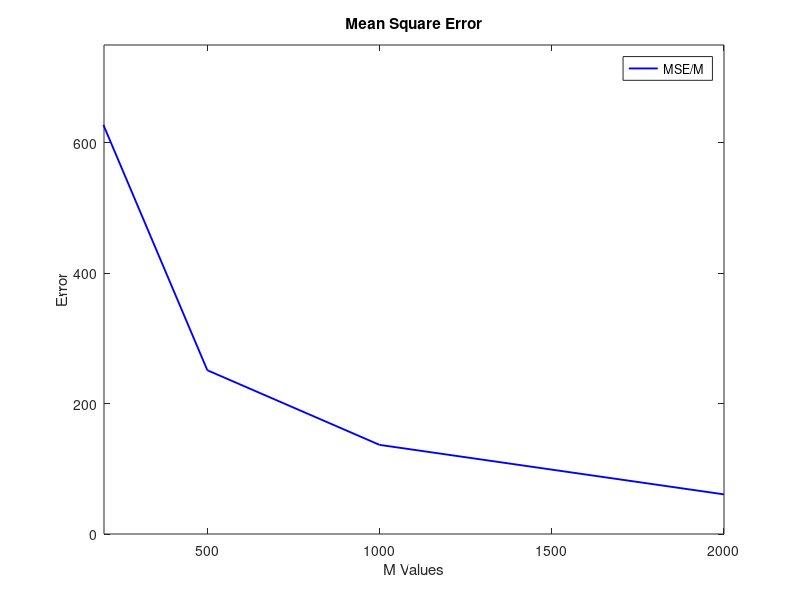
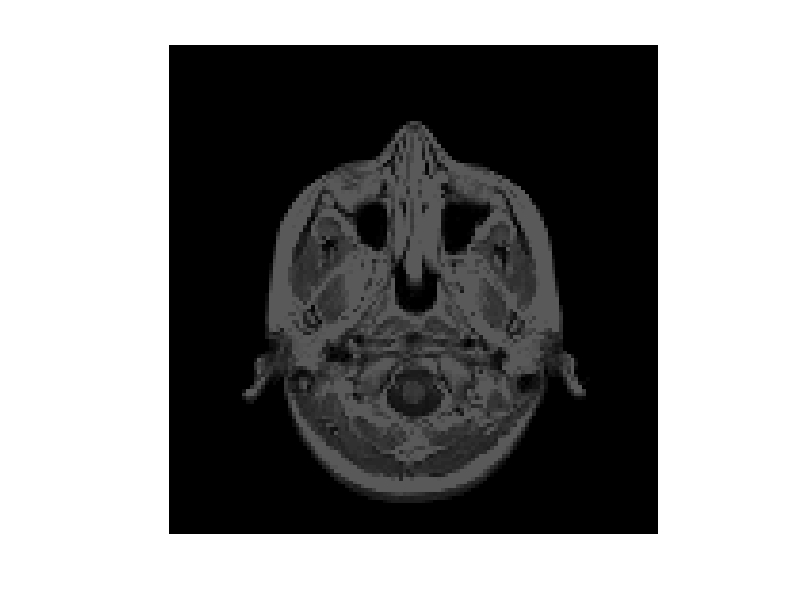
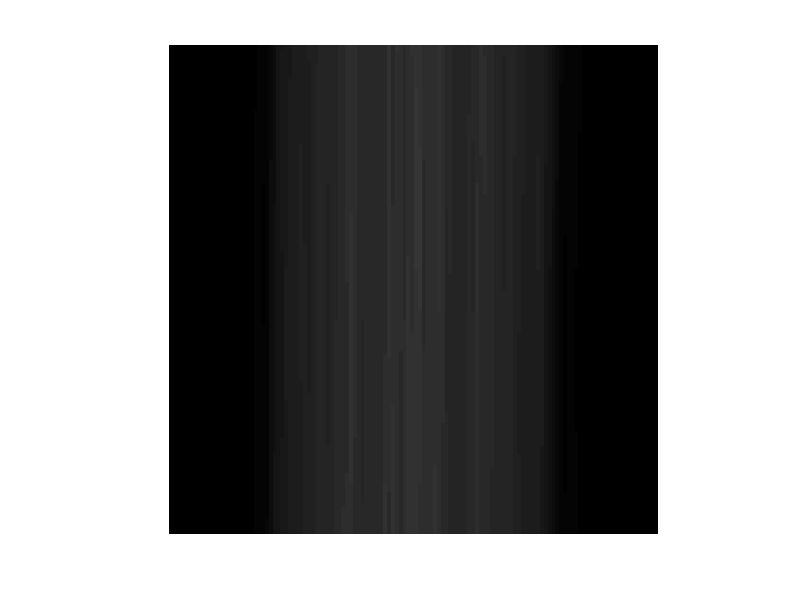
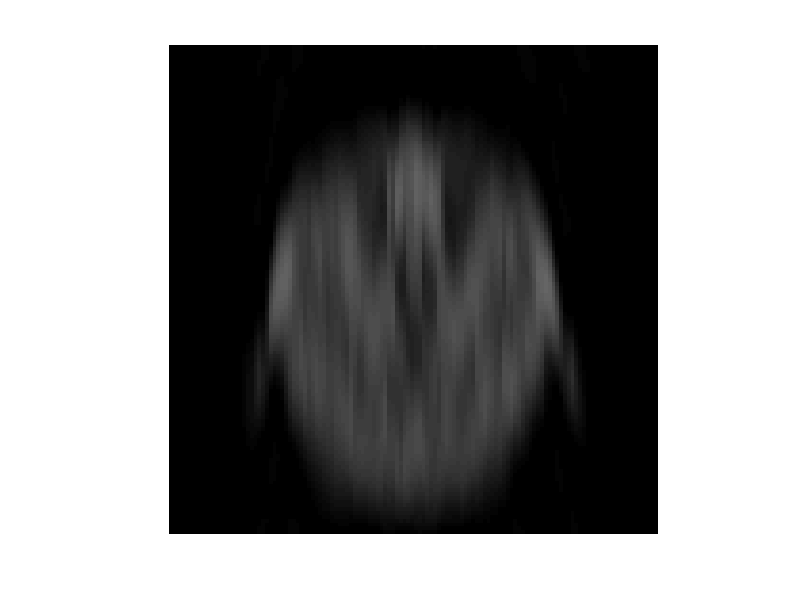

Source code (MATLAB) for these figures, in order:
clear all; clc; close all;

%% Step 1 

load('matrix_Double.mat');

% NewMat = matrix_Double(:)';

NewMat = reshape(matrix_Double,1,[]);

%% Step 2
dt = 1;
T = length(NewMat);
time = 1:dt:T;
w = 2*pi/T;

ck = zeros(1,4001);

for k = 1:length(-2000:2000)
    ck(1,k) = sum(NewMat.*exp(-1i*(k-2001)*(w)*time)*dt);
    ck(1,k) = ck(1,k)/T;
end



%% step 3

k100 = -100:1:100;
k500 = -500:1:500;
k1000 = -1000:1:1000;
k2000 = -2000:1:2000;

X100 = zeros(1,length(k100));
X500 = zeros(1,length(k500));
X1000 = zeros(1,length(k1000));
X2000 = zeros(1,length(k2000));


for t = 1:length(time)
        X100(t) = sum(real(ck(1,2001+k100).*exp(1i*(k100)*w*t)));
        X500(t) = sum(real(ck(1,2001+k500).*exp(1i*(k500)*w*t)));
        X1000(t) = sum(real(ck(1,2001+k1000).*exp(1i*(k1000)*w*t)));
        X2000(t) = sum(real(ck(1,2001+k2000).*exp(1i*(k2000)*w*t)));
end



%% step 4


MSE100 = sum((X100-NewMat).^2)/T;
MSE500 = sum((X500-NewMat).^2)/T;
MSE1000 = sum((X1000-NewMat).^2)/T;
MSE2000 = sum((X2000-NewMat).^2)/T;

figure
plot([100 500 1000 2000],[MSE100 MSE500 MSE1000 MSE2000],'b','MarkerSize',10,'LineWidth',1.35);
xlabel('M Values');
ylabel('Error');
title('Mean Square Error');
axis([200 2000 0 inf]);
legend('MSE/M');

%% step 5



[row, column]=size(matrix_Double);
figure
image_original=uint8(real((reshape(NewMat,[row column])))); %vector to matrix to image
imshow(image_original)

figure
image_approximated=uint8(real((reshape(X100,[row column])))); %vector to matrix to image
imshow(image_approximated)

figure
image_approximated=uint8(real((reshape(X500,[row column])))); %vector to matrix to image
imshow(image_approximated)

figure
image_approximated=uint8(real((reshape(X1000,[row column])))); %vector to matrix to image
imshow(image_approximated)

figure
image_approximated=uint8(real((reshape(X2000,[row column])))); %vector to matrix to image
imshow(image_approximated)
